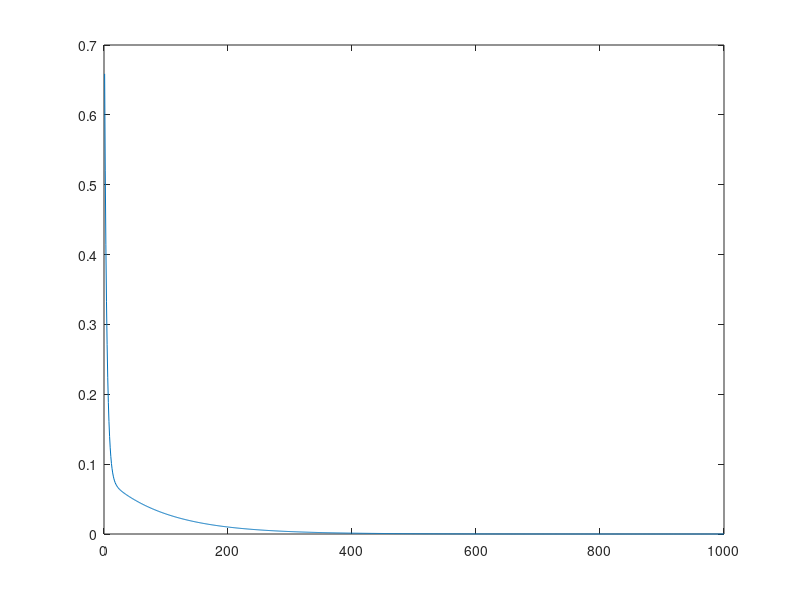

The MATLAB source for this figure:
x = rand(90,1);
y = 2 *  x;

m = length(y);

x = [ones(m,1), x];
%%% finding theta by using normal equation
% theta = pinv(x'*x)*x'*y;

%%% finding theta by using batch gradient descent
theta = zeros(2,1);
n_iters = 1000;
alpha = 0.1;

costJ = zeros(n_iters,1);

for iter=1:n_iters
  h = x * theta;
  errors = h - y;
  %theta = theta - (alpha/m) * sum(errors .* x)';
  theta = theta - (alpha/m) * (x' * errors);
  
  costJ(iter) = (1/(2*m)) * errors' * errors;
endfor
plot(costJ);